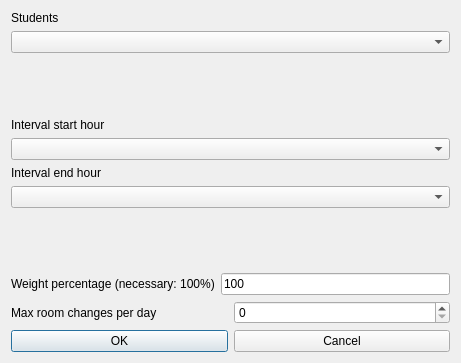
<?xml version="1.0" encoding="UTF-8"?>
<ui version="4.0">
 <class>ModifyConstraintStudentsSetMaxRoomChangesPerDayInIntervalForm_template</class>
 <widget class="QDialog" name="ModifyConstraintStudentsSetMaxRoomChangesPerDayInIntervalForm_template">
  <property name="geometry">
   <rect>
    <x>0</x>
    <y>0</y>
    <width>461</width>
    <height>363</height>
   </rect>
  </property>
  <property name="windowTitle">
   <string extracomment="This is the title of the dialog to modify a constraint of this type">Modify students set max room changes per day in interval</string>
  </property>
  <layout class="QGridLayout" name="gridLayout">
   <item row="0" column="0">
    <layout class="QVBoxLayout">
     <item>
      <widget class="QLabel" name="studentsTextLabel">
       <property name="frameShape">
        <enum>QFrame::NoFrame</enum>
       </property>
       <property name="frameShadow">
        <enum>QFrame::Plain</enum>
       </property>
       <property name="text">
        <string>Students</string>
       </property>
       <property name="wordWrap">
        <bool>false</bool>
       </property>
      </widget>
     </item>
     <item>
      <widget class="QComboBox" name="studentsComboBox">
       <property name="editable">
        <bool>false</bool>
       </property>
       <property name="insertPolicy">
        <enum>QComboBox::NoInsert</enum>
       </property>
       <property name="duplicatesEnabled">
        <bool>false</bool>
       </property>
      </widget>
     </item>
    </layout>
   </item>
   <item row="1" column="0">
    <spacer name="spacer2">
     <property name="orientation">
      <enum>Qt::Vertical</enum>
     </property>
     <property name="sizeType">
      <enum>QSizePolicy::Expanding</enum>
     </property>
     <property name="sizeHint" stdset="0">
      <size>
       <width>20</width>
       <height>41</height>
      </size>
     </property>
    </spacer>
   </item>
   <item row="2" column="0">
    <layout class="QVBoxLayout" name="verticalLayout">
     <item>
      <widget class="QLabel" name="startTextLabel">
       <property name="frameShape">
        <enum>QFrame::NoFrame</enum>
       </property>
       <property name="frameShadow">
        <enum>QFrame::Plain</enum>
       </property>
       <property name="text">
        <string>Interval start hour</string>
       </property>
       <property name="wordWrap">
        <bool>false</bool>
       </property>
      </widget>
     </item>
     <item>
      <widget class="QComboBox" name="startHourComboBox">
       <property name="editable">
        <bool>false</bool>
       </property>
       <property name="insertPolicy">
        <enum>QComboBox::NoInsert</enum>
       </property>
       <property name="duplicatesEnabled">
        <bool>false</bool>
       </property>
      </widget>
     </item>
    </layout>
   </item>
   <item row="3" column="0">
    <layout class="QVBoxLayout" name="verticalLayout_2">
     <item>
      <widget class="QLabel" name="endTextLabel">
       <property name="frameShape">
        <enum>QFrame::NoFrame</enum>
       </property>
       <property name="frameShadow">
        <enum>QFrame::Plain</enum>
       </property>
       <property name="text">
        <string>Interval end hour</string>
       </property>
       <property name="wordWrap">
        <bool>false</bool>
       </property>
      </widget>
     </item>
     <item>
      <widget class="QComboBox" name="endHourComboBox">
       <property name="editable">
        <bool>false</bool>
       </property>
       <property name="insertPolicy">
        <enum>QComboBox::NoInsert</enum>
       </property>
       <property name="duplicatesEnabled">
        <bool>false</bool>
       </property>
      </widget>
     </item>
    </layout>
   </item>
   <item row="4" column="0">
    <spacer name="verticalSpacer">
     <property name="orientation">
      <enum>Qt::Vertical</enum>
     </property>
     <property name="sizeHint" stdset="0">
      <size>
       <width>278</width>
       <height>6</height>
      </size>
     </property>
    </spacer>
   </item>
   <item row="5" column="0">
    <layout class="QHBoxLayout">
     <item>
      <widget class="QLabel" name="weightTextLabel">
       <property name="frameShape">
        <enum>QFrame::NoFrame</enum>
       </property>
       <property name="frameShadow">
        <enum>QFrame::Plain</enum>
       </property>
       <property name="text">
        <string>Weight percentage (necessary: 100%)</string>
       </property>
       <property name="wordWrap">
        <bool>false</bool>
       </property>
      </widget>
     </item>
     <item>
      <widget class="QLineEdit" name="weightLineEdit">
       <property name="text">
        <string notr="true">100</string>
       </property>
      </widget>
     </item>
    </layout>
   </item>
   <item row="6" column="0">
    <layout class="QHBoxLayout">
     <item>
      <widget class="QLabel" name="textLabel">
       <property name="text">
        <string>Max room changes per day</string>
       </property>
       <property name="wordWrap">
        <bool>false</bool>
       </property>
      </widget>
     </item>
     <item>
      <widget class="QSpinBox" name="maxChangesSpinBox"/>
     </item>
    </layout>
   </item>
   <item row="7" column="0">
    <layout class="QHBoxLayout">
     <item>
      <widget class="QPushButton" name="okPushButton">
       <property name="text">
        <string>OK</string>
       </property>
      </widget>
     </item>
     <item>
      <widget class="QPushButton" name="cancelPushButton">
       <property name="text">
        <string>Cancel</string>
       </property>
      </widget>
     </item>
    </layout>
   </item>
  </layout>
 </widget>
 <layoutdefault spacing="6" margin="11"/>
 <resources/>
 <connections/>
</ui>
